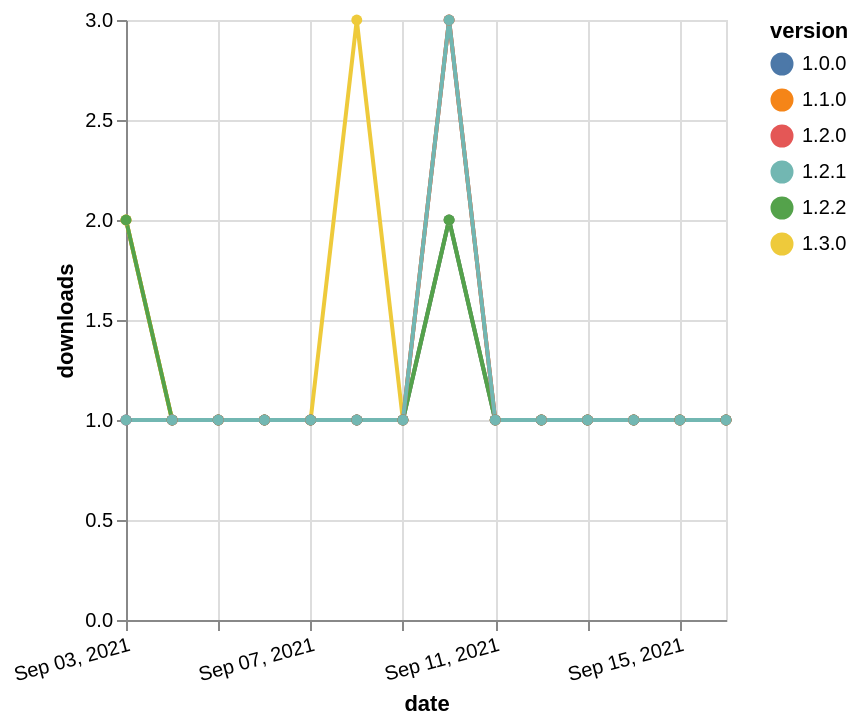

Write the Vega-Lite specification saved for this chart.
### Vega-Lite specification from a JSON file in a GitHub repository (floating-point values rounded to 4 significant figures)
{"$schema": "https://vega.github.io/schema/vega-lite/v5.json", "description": "A simple bar chart with embedded data.", "data": {"values": [{"date": "2021-09-03", "total": 205, "delta": 2, "version": "1.1.0"}, {"date": "2021-09-04", "total": 206, "delta": 1, "version": "1.1.0"}, {"date": "2021-09-05", "total": 207, "delta": 1, "version": "1.1.0"}, {"date": "2021-09-06", "total": 208, "delta": 1, "version": "1.1.0"}, {"date": "2021-09-07", "total": 209, "delta": 1, "version": "1.1.0"}, {"date": "2021-09-08", "total": 210, "delta": 1, "version": "1.1.0"}, {"date": "2021-09-09", "total": 211, "delta": 1, "version": "1.1.0"}, {"date": "2021-09-10", "total": 214, "delta": 3, "version": "1.1.0"}, {"date": "2021-09-11", "total": 215, "delta": 1, "version": "1.1.0"}, {"date": "2021-09-12", "total": 216, "delta": 1, "version": "1.1.0"}, {"date": "2021-09-13", "total": 217, "delta": 1, "version": "1.1.0"}, {"date": "2021-09-14", "total": 218, "delta": 1, "version": "1.1.0"}, {"date": "2021-09-15", "total": 219, "delta": 1, "version": "1.1.0"}, {"date": "2021-09-16", "total": 220, "delta": 1, "version": "1.1.0"}, {"date": "2021-09-03", "total": 65, "delta": 2, "version": "1.3.0"}, {"date": "2021-09-04", "total": 66, "delta": 1, "version": "1.3.0"}, {"date": "2021-09-05", "total": 67, "delta": 1, "version": "1.3.0"}, {"date": "2021-09-06", "total": 68, "delta": 1, "version": "1.3.0"}, {"date": "2021-09-07", "total": 69, "delta": 1, "version": "1.3.0"}, {"date": "2021-09-08", "total": 72, "delta": 3, "version": "1.3.0"}, {"date": "2021-09-09", "total": 73, "delta": 1, "version": "1.3.0"}, {"date": "2021-09-10", "total": 75, "delta": 2, "version": "1.3.0"}, {"date": "2021-09-11", "total": 76, "delta": 1, "version": "1.3.0"}, {"date": "2021-09-12", "total": 77, "delta": 1, "version": "1.3.0"}, {"date": "2021-09-13", "total": 78, "delta": 1, "version": "1.3.0"}, {"date": "2021-09-14", "total": 79, "delta": 1, "version": "1.3.0"}, {"date": "2021-09-15", "total": 80, "delta": 1, "version": "1.3.0"}, {"date": "2021-09-16", "total": 81, "delta": 1, "version": "1.3.0"}, {"date": "2021-09-03", "total": 146, "delta": 1, "version": "1.0.0"}, {"date": "2021-09-04", "total": 147, "delta": 1, "version": "1.0.0"}, {"date": "2021-09-05", "total": 148, "delta": 1, "version": "1.0.0"}, {"date": "2021-09-06", "total": 149, "delta": 1, "version": "1.0.0"}, {"date": "2021-09-07", "total": 150, "delta": 1, "version": "1.0.0"}, {"date": "2021-09-08", "total": 151, "delta": 1, "version": "1.0.0"}, {"date": "2021-09-09", "total": 152, "delta": 1, "version": "1.0.0"}, {"date": "2021-09-10", "total": 154, "delta": 2, "version": "1.0.0"}, {"date": "2021-09-11", "total": 155, "delta": 1, "version": "1.0.0"}, {"date": "2021-09-12", "total": 156, "delta": 1, "version": "1.0.0"}, {"date": "2021-09-13", "total": 157, "delta": 1, "version": "1.0.0"}, {"date": "2021-09-14", "total": 158, "delta": 1, "version": "1.0.0"}, {"date": "2021-09-15", "total": 159, "delta": 1, "version": "1.0.0"}, {"date": "2021-09-16", "total": 160, "delta": 1, "version": "1.0.0"}, {"date": "2021-09-03", "total": 134, "delta": 2, "version": "1.2.2"}, {"date": "2021-09-04", "total": 135, "delta": 1, "version": "1.2.2"}, {"date": "2021-09-05", "total": 136, "delta": 1, "version": "1.2.2"}, {"date": "2021-09-06", "total": 137, "delta": 1, "version": "1.2.2"}, {"date": "2021-09-07", "total": 138, "delta": 1, "version": "1.2.2"}, {"date": "2021-09-08", "total": 139, "delta": 1, "version": "1.2.2"}, {"date": "2021-09-09", "total": 140, "delta": 1, "version": "1.2.2"}, {"date": "2021-09-10", "total": 142, "delta": 2, "version": "1.2.2"}, {"date": "2021-09-11", "total": 143, "delta": 1, "version": "1.2.2"}, {"date": "2021-09-12", "total": 144, "delta": 1, "version": "1.2.2"}, {"date": "2021-09-13", "total": 145, "delta": 1, "version": "1.2.2"}, {"date": "2021-09-14", "total": 146, "delta": 1, "version": "1.2.2"}, {"date": "2021-09-15", "total": 147, "delta": 1, "version": "1.2.2"}, {"date": "2021-09-16", "total": 148, "delta": 1, "version": "1.2.2"}, {"date": "2021-09-03", "total": 187, "delta": 1, "version": "1.2.0"}, {"date": "2021-09-04", "total": 188, "delta": 1, "version": "1.2.0"}, {"date": "2021-09-05", "total": 189, "delta": 1, "version": "1.2.0"}, {"date": "2021-09-06", "total": 190, "delta": 1, "version": "1.2.0"}, {"date": "2021-09-07", "total": 191, "delta": 1, "version": "1.2.0"}, {"date": "2021-09-08", "total": 192, "delta": 1, "version": "1.2.0"}, {"date": "2021-09-09", "total": 193, "delta": 1, "version": "1.2.0"}, {"date": "2021-09-10", "total": 196, "delta": 3, "version": "1.2.0"}, {"date": "2021-09-11", "total": 197, "delta": 1, "version": "1.2.0"}, {"date": "2021-09-12", "total": 198, "delta": 1, "version": "1.2.0"}, {"date": "2021-09-13", "total": 199, "delta": 1, "version": "1.2.0"}, {"date": "2021-09-14", "total": 200, "delta": 1, "version": "1.2.0"}, {"date": "2021-09-15", "total": 201, "delta": 1, "version": "1.2.0"}, {"date": "2021-09-16", "total": 202, "delta": 1, "version": "1.2.0"}, {"date": "2021-09-03", "total": 191, "delta": 1, "version": "1.2.1"}, {"date": "2021-09-04", "total": 192, "delta": 1, "version": "1.2.1"}, {"date": "2021-09-05", "total": 193, "delta": 1, "version": "1.2.1"}, {"date": "2021-09-06", "total": 194, "delta": 1, "version": "1.2.1"}, {"date": "2021-09-07", "total": 195, "delta": 1, "version": "1.2.1"}, {"date": "2021-09-08", "total": 196, "delta": 1, "version": "1.2.1"}, {"date": "2021-09-09", "total": 197, "delta": 1, "version": "1.2.1"}, {"date": "2021-09-10", "total": 200, "delta": 3, "version": "1.2.1"}, {"date": "2021-09-11", "total": 201, "delta": 1, "version": "1.2.1"}, {"date": "2021-09-12", "total": 202, "delta": 1, "version": "1.2.1"}, {"date": "2021-09-13", "total": 203, "delta": 1, "version": "1.2.1"}, {"date": "2021-09-14", "total": 204, "delta": 1, "version": "1.2.1"}, {"date": "2021-09-15", "total": 205, "delta": 1, "version": "1.2.1"}, {"date": "2021-09-16", "total": 206, "delta": 1, "version": "1.2.1"}]}, "width": "container", "mark": {"type": "line", "point": {"filled": true}}, "encoding": {"x": {"field": "date", "type": "temporal", "timeUnit": "yearmonthdate", "title": "date", "axis": {"labelAngle": -15}}, "y": {"field": "delta", "type": "quantitative", "title": "downloads"}, "color": {"field": "version", "type": "nominal"}, "tooltip": {"field": "delta"}}}
